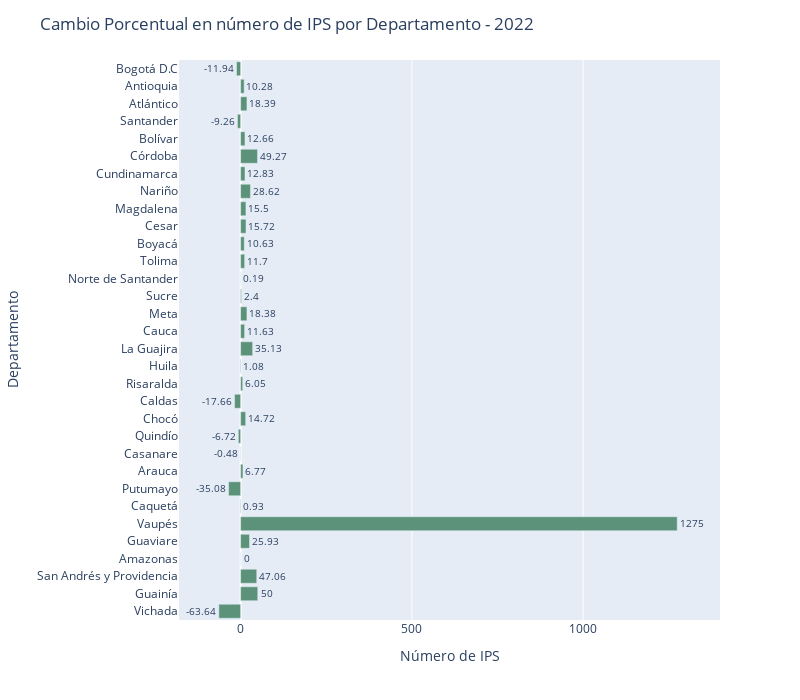

The notebook cell this image was saved under:
### Code cell
fig = px.bar(data_frame=df_comparison, x='cambio_porcentual', y='departamento', orientation='h')

fig.update_xaxes(title_text='Número de IPS')
fig.update_xaxes(range=[-180,1400])
fig.update_yaxes(title_text='Departamento')
fig.update_layout(title='Cambio Porcentual en número de IPS por Departamento - 2022')

color_sequence = ['#5B9279' for i in departamentos]
fig.update_traces(marker=dict(color=color_sequence))

fig.update_traces(text=df_comparison['cambio_porcentual'], textposition='outside')

fig.update_layout(width=800, height=700)

### Figure 1 — Plotly figure (JSON) as saved in the notebook; plotly's stock layout.template omitted (floating-point values rounded to 4 significant figures)
{"data": [{"alignmentgroup": "True", "hovertemplate": "cambio_porcentual=%{x}<br>departamento=%{y}<extra></extra>", "legendgroup": "", "marker": {"color": ["#5B9279", "#5B9279", "#5B9279", "#5B9279", "#5B9279", "#5B9279", "#5B9279", "#5B9279", "#5B9279", "#5B9279", "#5B9279", "#5B9279", "#5B9279", "#5B9279", "#5B9279", "#5B9279", "#5B9279", "#5B9279", "#5B9279", "#5B9279", "#5B9279", "#5B9279", "#5B9279", "#5B9279", "#5B9279", "#5B9279", "#5B9279", "#5B9279", "#5B9279", "#5B9279", "#5B9279", "#5B9279", "#5B9279"], "pattern": {"shape": ""}}, "name": "", "offsetgroup": "", "orientation": "h", "showlegend": false, "text": [-63.64, 50, 47.06, 0, 25.93, 1275, 0.93, -35.08, 6.77, -0.48, -6.72, 14.72, -17.66, 6.05, 1.08, 35.13, 11.63, 18.38, 2.4, 0.19, 11.7, 10.63, 15.72, 15.5, 28.62, 12.83, 49.27, 12.66, -9.26, 18.39, 10.28, -11.94], "textposition": "outside", "type": "bar", "x": [-63.64, 50, 47.06, 0, 25.93, 1275, 0.93, -35.08, 6.77, -0.48, -6.72, 14.72, -17.66, 6.05, 1.08, 35.13, 11.63, 18.38, 2.4, 0.19, 11.7, 10.63, 15.72, 15.5, 28.62, 12.83, 49.27, 12.66, -9.26, 18.39, 10.28, -11.94], "xaxis": "x", "y": ["Vichada", "Guainía", "San Andrés y Providencia", "Amazonas", "Guaviare", "Vaupés", "Caquetá", "Putumayo", "Arauca", "Casanare", "Quindío", "Chocó", "Caldas", "Risaralda", "Huila", "La Guajira", "Cauca", "Meta", "Sucre", "Norte de Santander", "Tolima", "Boyacá", "Cesar", "Magdalena", "Nariño", "Cundinamarca", "Córdoba", "Bolívar", "Santander", "Atlántico", "Antioquia", "Bogotá D.C"], "yaxis": "y"}], "layout": {"barmode": "relative", "height": 700, "legend": {"tracegroupgap": 0}, "margin": {"t": 60}, "title": {"text": "Cambio Porcentual en número de IPS por Departamento - 2022"}, "width": 800, "xaxis": {"anchor": "y", "domain": [0, 1], "range": [-180, 1400], "title": {"text": "Número de IPS"}}, "yaxis": {"anchor": "x", "domain": [0, 1], "title": {"text": "Departamento"}}}}
